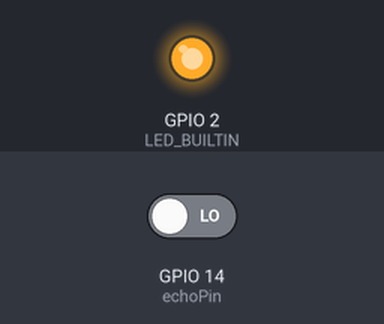
The sketch below on a simulated ESP8266 (NodeMCU). Parts: output pins drawn as LEDs (lit = HIGH, except the on-board LED, lit = LOW). The inputs (shaded band) are chosen by the test bench; at power-on: GPIO 14 (echoPin) LOW. WiFi joins after 1.5 s; servers stay silent unless stated; what the sketch prints to the serial monitor is not drawn.

Above: at 2.0 s.
At 4.5 s:
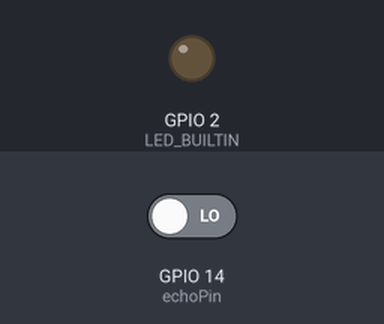
Timing chart, 0 to 14.5 s (numbered marks = the images above):
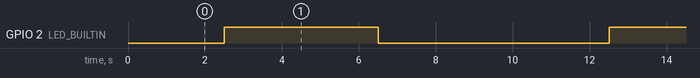

Measured:
- by itself, GPIO 2 (LED_BUILTIN): alternates HIGH for 4.0 s and LOW for 6.0 s

The sketch:

bmp180_gui.ino
```cpp
// (licence header left out)
#include <ESP8266WiFi.h>
#include <ESP8266WebServer.h>
#include <WebSocketsServer.h>
/*#include <Adafruit_BMP085.h>*/
#include <Ticker.h>

// Collecting BMP180 sensor data
Ticker timer;
//Adafruit_BMP085 bmp;
bool get_data = true;

// Connecting to the Internet
char * ssid = "AAMasud";
char * password = "01715066131";
const int trigPin = 12;
const int echoPin = 14;

//define sound velocity in cm/uS
#define SOUND_VELOCITY 0.034
#define CM_TO_INCH 0.393701

long duration;
float distanceCm;
float distanceInch;
int i=0;
// Running a web server
ESP8266WebServer server;

// Adding a websocket to the server
WebSocketsServer webSocket = WebSocketsServer(81);

// Serving a web page (from flash memory)
// formatted as a string literal!
char webpage[] PROGMEM = R"=====(
<html>
<!-- Adding a data chart using Chart.js -->
<head>
  <script src='https://cdnjs.cloudflare.com/ajax/libs/Chart.js/2.5.0/Chart.min.js'></script>
</head>
<body onload="javascript:init()">
<!-- Adding a slider for controlling data rate -->
<div>
  <input type="range" min="1" max="10" value="5" id="dataRateSlider" oninput="sendDataRate()" />
  <label for="dataRateSlider" id="dataRateLabel">Rate: 0.2Hz</label>
</div>
<hr />
<div>
  <canvas id="line-chart" width="800" height="450"></canvas>
</div>
<!-- Adding a websocket to the client (webpage) -->
<script>
  var webSocket, dataPlot;
  var maxDataPoints = 20;
  function removeData(){
    dataPlot.data.labels.shift();
    dataPlot.data.datasets[0].data.shift();
  }
  function addData(label, data) {
    if(dataPlot.data.labels.length > maxDataPoints) removeData();
    dataPlot.data.labels.push(label);
    dataPlot.data.datasets[0].data.push(data);
    dataPlot.update();
  }
  function init() {
    webSocket = new WebSocket('ws://' + window.location.hostname + ':81/');
    dataPlot = new Chart(document.getElementById("line-chart"), {
      type: 'line',
      data: {
        labels: [],
        datasets: [{
          data: [],
          label: "Temperature (C)",
          borderColor: "#3e95cd",
          fill: false
        }]
      }
    });
    webSocket.onmessage = function(event) {
      var data = JSON.parse(event.data);
      var today = new Date();
      var t = today.getHours() + ":" + today.getMinutes() + ":" + today.getSeconds();
      addData(t, data.value);
    }
  }
  function sendDataRate(){
    var dataRate = document.getElementById("dataRateSlider").value;
    webSocket.send(dataRate);
    dataRate = 1.0/dataRate;
    document.getElementById("dataRateLabel").innerHTML = "Rate: " + dataRate.toFixed(2) + "Hz";
  }
</script>
</body>
</html>
)=====";
float SonarSensor(){
  //delay(1000);
  digitalWrite(trigPin, LOW);
  delayMicroseconds(2);
  // Sets the trigPin on HIGH state for 10 micro seconds
  digitalWrite(trigPin, HIGH);
  delayMicroseconds(10);
  digitalWrite(trigPin, LOW);

  // Reads the echoPin, returns the sound wave travel time in microseconds
  duration = pulseIn(echoPin, HIGH);

  // Calculate the distance
  distanceCm = duration * SOUND_VELOCITY/2;

  // Convert to inches
  distanceInch = distanceCm * CM_TO_INCH;

  // Prints the distance on the Serial Monitor
  Serial.print("Distance (cm): ");
  Serial.println(distanceCm);
  /*Serial.print("Distance (inch): ");
  Serial.println(distanceInch);*/

  return distanceCm;
}

void setup() {
  // put your setup code here, to run once:
  pinMode(LED_BUILTIN, OUTPUT);
  WiFi.begin(ssid, password);
  Serial.begin(115200);
  while(WiFi.status()!=WL_CONNECTED) {
    Serial.print(".");
    delay(500);
  }
  Serial.println("");
  Serial.print("IP Address: ");
  Serial.println(WiFi.localIP());

  server.on("/",[](){
    getData();
    server.send_P(200, "text/html", webpage);
  });
  server.begin();
  webSocket.begin();
  webSocket.onEvent(webSocketEvent);

  //bmp.begin();
  timer.attach(5, getData);
}

void loop() {
  // put your main code here, to run repeatedly:
  float val = SonarSensor();
  webSocket.loop();
  server.handleClient();
  if(get_data){
    // Serial.println(bmp.readTemperature());
    String json = "{\"value\":";
    json += val;
    json += "}";
    webSocket.broadcastTXT(json.c_str(), json.length());
    get_data = false;

    if(i%2 == 0)
      digitalWrite(LED_BUILTIN, HIGH);   // Turn the LED on by making the voltage LOW
    else                      // Wait for a second  // Turn the LED off by making the voltage HIGH
      digitalWrite(LED_BUILTIN, LOW);

    i= i+1;
    get_data = false;
  }
  delay(1000);
}

void getData() {
  get_data = true;
}

void webSocketEvent(uint8_t num, WStype_t type, uint8_t * payload, size_t length){
  // Do something with the data from the client
  if(type == WStype_TEXT){
    float dataRate = (float) atof((const char *) &payload[0]);
    timer.detach();
    timer.attach(dataRate, getData);
  }
}
```
